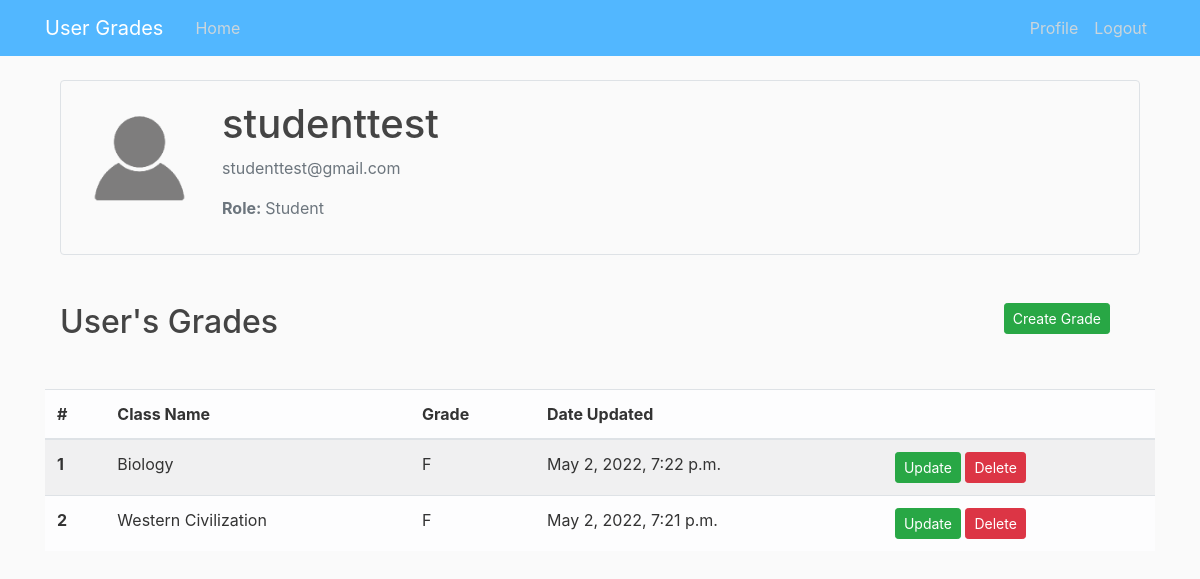
/details_student/5/ (signed in), run on the app's committed database.
### users/models.py (models this page shows, shortened)
class User(AbstractUser):
    GENDER_CHOICES = (
        ("F", "Female"),
        ("M", "Male"),
        ("O", "Other"),
    )
    username = models.CharField(
        _("username"),
        max_length=150,
        unique=False,
        help_text=_(
            "150 characters or fewer. Letters, digits and @/./+/-/_ only."
        ),
        null=True,
        blank=True
    )
    email = models.EmailField(
        _("email"),
        max_length=255,
        unique=True,
        null=False,
        help_text=_(
            "Enter your email address here."
        ),
        error_messages={
            "unique": _("A user with that email already exists."),
        },
    )
    date_of_birth = models.DateTimeField(_("date_of_birth"), auto_now=False, auto_now_add=False, null=True, blank=True)
    gender = models.CharField(_("gender"), max_length=50, choices=GENDER_CHOICES)
    image = models.ImageField(default='profile_pics/default.png', upload_to='profile_pics/', null=True)
    bio = models.TextField(blank=True)
    role = models.ForeignKey(Role, verbose_name=_("role"), on_delete=models.CASCADE, related_name="users", null=True)
    EMAIL_FIELD = "email"
    USERNAME_FIELD = "email"
    REQUIRED_FIELDS = ["username"]
    @property
    def is_teacher(self):
        return self.role.id == Role.TEACHER

class Role(models.Model):
  TEACHER = 1
  STUDENT = 2
  ROLE_CHOICES = (
    (TEACHER, 'Teacher'),
    (STUDENT, 'Student'),
  )
  id = models.PositiveSmallIntegerField(choices=ROLE_CHOICES, primary_key=True)

### crud/models.py (models this page shows, shortened)
class StudentClass(models.Model):
    Biology = 1
    Calculus = 2
    Data_Structures = 3
    Discreet_mathematics = 4
    Art_History = 5
    western_civilization = 6
    Computer_Architecture = 7
    Programming_dynamics = 8
    CLASS_CHOICES = (
        (Biology, 'Biology'),
        (Calculus, 'Calculus'),
        (Data_Structures, 'Data Structures'),
        (Discreet_mathematics, 'Discreet mathematics'),
        (Art_History, 'Art History'),
        (western_civilization, 'western civilization'),
        (Computer_Architecture, 'Computer Architecture'),
        (Programming_dynamics, 'Programming dynamics'),
    )
    class_id = models.PositiveSmallIntegerField(choices=CLASS_CHOICES, primary_key=True)
    student = models.ForeignKey(User, verbose_name=_("student"), on_delete=models.CASCADE, related_name="classes")
    grade = models.CharField(_("grade"), max_length=50)
    updated_at = models.DateTimeField(_("updated_at"), auto_now=True)
    def name(self):
        return self.get_class_id_display()

### crud/views.py (the view)
# urls.py: path('details_student/<int:pk>/', views.StudentDetailView.as_view(), name='StudentDetailView'),
class StudentDetailView(LoginRequiredMixin, DetailView):
    model           = User
    template_name   = 'crud/user-details.html'
    success_url     = reverse_lazy('crud:HomeView')

### templates/crud/user-details.html (shortened to what this page needs)
{% extends "base.html" %}
{% load static %}
{% load crispy_forms_tags %}
{% block content %}
<div class="container">
  <div class="d-flex align-items-center border p-3 rounded mb-5">
    <img class="rounded-circle account-img" src="{{ object.image.url }}">
    <div class="media-body">
      <h2 class="account-heading">{{ object.username }}</h2>
      <p class="text-secondary">
        {{ object.email }} <br>
      </p>
      <p class="text-secondary">
        <strong>Role: </strong>
        {{ object.role.get_id_display }}
      </p>
    </div>
  </div>
  <div class="row w-100 mb-3">
    <div class="col-6">
      <h2>User's Grades</h2>
    </div>
    <div class="col-6 text-right">
      {% if request.user.is_teacher %}
        <a href="{% url 'crud:GradeCreateView' student_id=object.id %}" class="btn btn-sm btn-success">Create Grade</a>
      {% endif %}
    </div>
  </div>
  <div class="row">
    <div class="col-12 my-4 p-0" style="overflow-x: auto;">
      <table class="table table-striped table-light my-0">
        <thead>
          <tr>
            <th scope="col">#</th>
            <th scope="col">Class Name</th>
            <th scope="col">Grade</th>
            <th scope="col">Date Updated</th>
            {% if request.user.is_teacher %}
              <th scope="col"></th>
            {% endif %}
          </tr>
        </thead>
        <tbody>
          {% for student_class in object.classes.all %}
            <tr>
              <th scope="row">{{forloop.counter}}</th>
              <td>
                {{student_class.name|title}}
              </td>
              <td>{{student_class.grade}}</td>
              <td>{{student_class.updated_at}}</td>
              {% if request.user.is_teacher %}
                <td>
                  <a href="{% url 'crud:GradeUpdateView' pk=student_class.pk %}" class="btn btn-sm btn-success">Update</a>
                  <a href="{% url 'crud:GradeDeleteView' pk=student_class.pk %}" class="btn btn-sm btn-danger">Delete</a>
                </td>
              {% endif %}
            </tr>
          {% endfor %}
        </tbody>
      </table>
    </div>
  </div>
</div>
{% endblock content %}

### templates/base.html (shortened to what this page needs)
{% load static %}
<!DOCTYPE html>
<html>
<head>
    <link rel="stylesheet" href="https://maxcdn.bootstrapcdn.com/bootstrap/4.0.0/css/bootstrap.min.css">
    <link rel="stylesheet" href="https://use.fontawesome.com/releases/v5.15.4/css/all.css">
    <link rel="stylesheet" type="text/css" href="{% static 'style.css' %}">
</head>
<body>
    <header class="site-header">
      <nav class="navbar navbar-expand-md navbar-dark bg-steel fixed-top">
        <div class="container">
          <a class="navbar-brand mr-4" href="{% url 'crud:HomeView' %}">User Grades</a>
          <div class="collapse navbar-collapse" id="navbarToggle">
            <div class="navbar-nav mr-auto">
              <a class="nav-item nav-link" href="{% url 'crud:HomeView' %}">Home</a>
            </div>
            <div class="navbar-nav">
              {% if user.is_authenticated %}
                <a class="nav-item nav-link" href="{% url 'users:ProfileView' %}">Profile</a>
                <a class="nav-item nav-link" href="{% url 'users:logout' %}">Logout</a>
              {% else %}
                <a class="nav-item nav-link" href="{% url 'users:login' %}">Login</a>
                <a class="nav-item nav-link" href="{% url 'users:RegisterView' %}">Register</a>
                <a class="nav-item nav-link" href="{% url 'users:TeacherRegisterView' %}">Register as a Teacher</a>
              {% endif %}
            </div>
          </div>
        </div>
      </nav>
    </header>
    <main role="main" class="container">
      <div class="row">
        <div class="col">
          {% block content %}
          {% endblock %}
        </div>
      </div>
    </main>
</body>
</html>

### static/style.css (style rules this page uses)
body { background: #fafafa; color: #333333; margin-top: 5rem; }
h1, h2, h3, h4, h5, h6 { color: #444444; }
.bg-steel { background-color: #52b7ff; }
.site-header .navbar-nav .nav-link { color: #cbd5db; }
.account-img { height: 125px; width: 125px; margin-right: 20px; margin-bottom: 16px; }
.account-heading { font-size: 2.5rem; }

### data on the page
User: image (placeholder picture), username "studenttest", email "studenttest@gmail.com", role.id "Student"
StudentClass: name "Biology", grade "F", updated_at "May 2, 2022, 7:22 p.m."
StudentClass: name "Western Civilization", grade "F", updated_at "May 2, 2022, 7:21 p.m."
